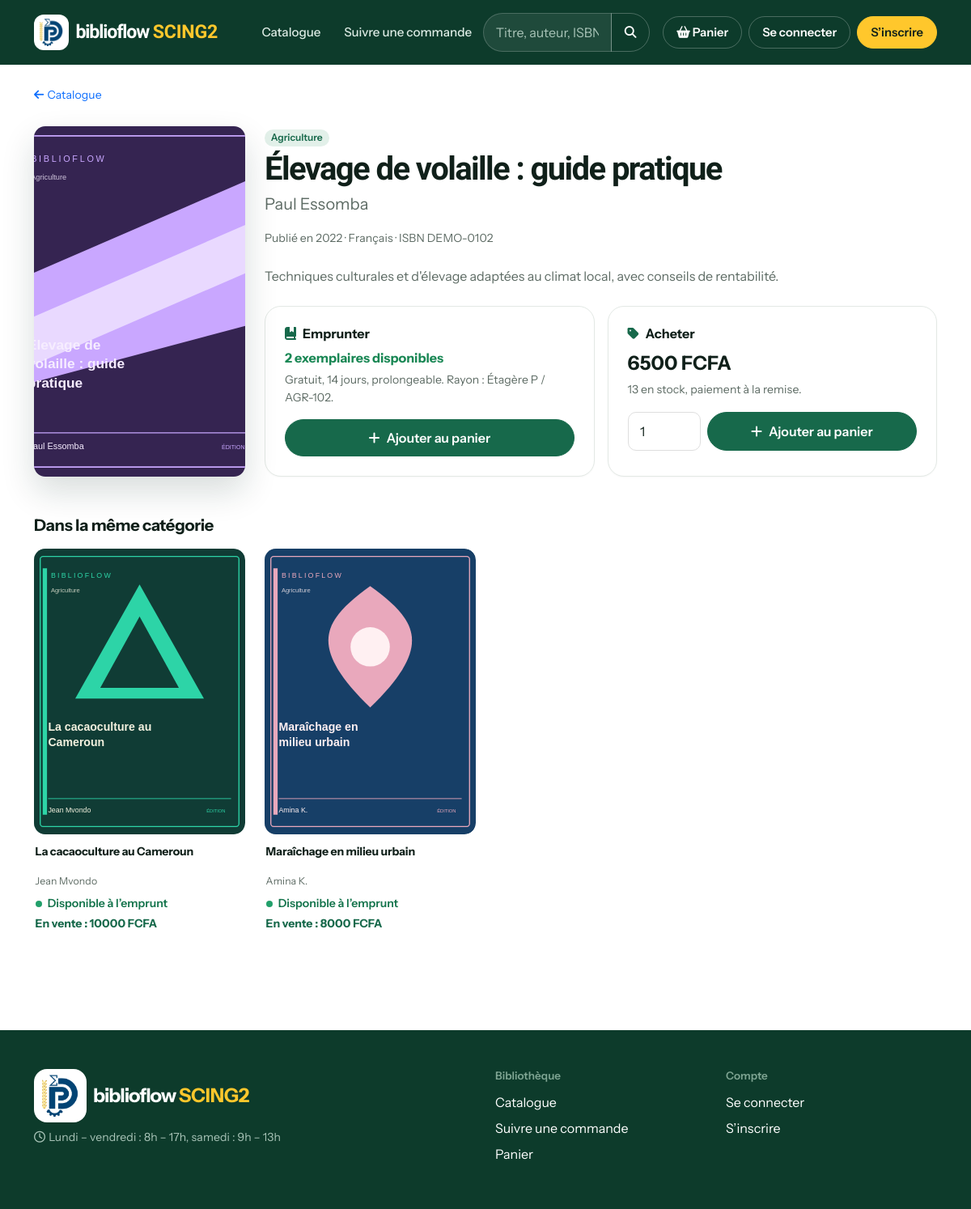
The app's page /livres/102/ with its own data.
### bibliotheque/models.py (models this page shows, shortened)
class Livre(models.Model):
    titre = models.CharField(max_length=200)
    auteur = models.CharField(max_length=120)
    isbn = models.CharField(max_length=20, unique=True, null=True, blank=True)
    description = models.TextField(blank=True)
    image = models.CharField(max_length=255, blank=True)  # chemin relatif dans static/media
    categorie = models.CharField(max_length=80, blank=True)
    annee_publication = models.PositiveSmallIntegerField(null=True, blank=True)
    langue = models.CharField(max_length=30, default="Français")
    prix = models.DecimalField(max_digits=10, decimal_places=2, default=0)  # prix de vente
    stock_vente = models.PositiveIntegerField(default=0)                    # exemplaires à vendre
    actif = models.BooleanField(default=True)
    class Meta:
        ordering = ["titre"]

### bibliotheque/views_public.py (the view)
# urls.py: path("livres/<int:pk>/", pub.livre_detail, name="livre_detail"),
def livre_detail(request, pk):
    livre = get_object_or_404(_livres_avec_dispo(), pk=pk)
    emplacements = sorted({ex.emplacement for ex in livre.exemplaires.filter(statut="disponible") if ex.emplacement})
    ctx = {"livre": livre, "emplacements": emplacements,
           "similaires": _livres_avec_dispo().filter(categorie=livre.categorie).exclude(pk=pk)[:4] if livre.categorie else []}
    if request.user.is_authenticated and request.user.numero_carte:
        ctx["deja"] = services.deja_emprunte(request.user, livre)
    return render(request, "bibliotheque/public/livre.html", ctx)

### bibliotheque/context.py (called while the page is built)
def globales(request):
    ctx = {"p": params(), "panier_count": 0, "est_personnel": False, "cotisations_a_verifier": 0}
    try:
        ctx["panier_count"] = sum(request.session.get("panier", {}).values())
    except Exception:
        pass
    if request.user.is_authenticated:
        ctx["est_personnel"] = est_personnel(request.user)
        if ctx["est_personnel"]:
            ctx["cotisations_a_verifier"] = CotisationAdhesion.objects.filter(statut="en_attente").count()
    return ctx

### bibliotheque/models.py (called while the page is built)
    @property
    def emplacement(self):
        return " / ".join(x for x in (self.etagere, self.code_rayon) if x)

### bibliotheque/services.py (called while the page is built)
def params():
    d = dict(settings.BIBLIO)
    for cle in ("amende_par_jour", "amende_plafond", "frais_perte"):
        d[cle] = Decimal(str(d[cle]))
    return SimpleNamespace(**d)

### bibliotheque/views_public.py (called while the page is built)
def _livres_avec_dispo():
    return Livre.objects.filter(actif=True).annotate(
        dispo=Count("exemplaires", filter=Q(exemplaires__statut="disponible"), distinct=True))

### bibliotheque/templates/bibliotheque/public/livre.html (shortened to what this page needs)
{% extends "bibliotheque/public/base.html" %}{% load biblio_extras %}{% block titre %}{{ livre.titre }} – BiblioFlow SCING2{% endblock %}{% block contenu %}
<a href="{% url 'catalogue' %}" class="small text-decoration-none"><i class="fa-solid fa-arrow-left me-1"></i>Catalogue</a>
<div class="row g-4 mt-1"><div class="col-md-4 col-lg-3"><img class="cover cover-lg cover-img" src="{{ livre|couverture }}" alt="Couverture illustrée de {{ livre.titre }}"></div>
<div class="col-md-8 col-lg-9">{% if livre.categorie %}<span class="badge badge-soft rounded-pill mb-2">{{ livre.categorie }}</span>{% endif %}<h1>{{ livre.titre }}</h1><p class="fs-5 muted">{{ livre.auteur }}</p>
<div class="muted small mb-4">{% if livre.annee_publication %}Publié en {{ livre.annee_publication }} · {% endif %}{{ livre.langue }}{% if livre.isbn %} · ISBN {{ livre.isbn }}{% endif %}</div>{% if livre.description %}<p class="muted mb-4">{{ livre.description }}</p>{% endif %}
<div class="row g-3"><div class="col-lg-6"><div class="cardx p-4 h-100"><h6 class="fw-bold"><i class="fa-solid fa-book-bookmark text-primary me-2"></i>Emprunter</h6>
{% if livre.dispo %}<p class="text-success mb-1"><strong>{{ livre.dispo }} exemplaire{{ livre.dispo|pluralize }} disponible{{ livre.dispo|pluralize }}</strong></p><p class="muted small">Gratuit, {{ p.duree_pret_jours }} jours, prolongeable.{% if emplacements %} Rayon : {{ emplacements|join:", " }}.{% endif %}</p>
{% if deja %}<button class="btn btn-light w-100" disabled>Vous l’avez déjà</button>{% else %}<form method="post" action="{% url 'panier_action' 'ajouter' %}"><button class="btn btn-primary w-100"><i class="fa-solid fa-plus me-2"></i>Ajouter au panier</button></form>{% endif %}
{% else %}<p class="text-secondary mb-1"><strong>Tous les exemplaires sont sortis</strong></p><p class="muted small mb-0">Revenez bientôt : un exemplaire sera de nouveau disponible après un retour.</p>{% endif %}</div></div>
<div class="col-lg-6"><div class="cardx p-4 h-100"><h6 class="fw-bold"><i class="fa-solid fa-tag text-primary me-2"></i>Acheter</h6>
{% if livre.stock_vente %}<p class="mb-1"><strong class="fs-4">{{ livre.prix|floatformat:0 }} FCFA</strong></p><p class="muted small">{{ livre.stock_vente }} en stock, paiement à la remise.</p>
<form method="post" action="{% url 'panier_action' 'ajouter' %}" class="d-flex gap-2">{% csrf_token %}<input type="hidden" name="livre" value="{{ livre.pk }}"><input type="hidden" name="type" value="achat"><input type="number" name="quantite" value="1" min="1" max="{{ livre.stock_vente }}" class="form-control" style="max-width:90px" aria-label="Quantité"><button class="btn btn-primary flex-grow-1"><i class="fa-solid fa-plus me-2"></i>Ajouter au panier</button></form>
{% else %}<p class="text-secondary mb-0"><strong>Non disponible à la vente</strong></p>{% endif %}</div></div></div></div></div>
{% if similaires %}<h5 class="fw-bold mt-5 mb-3">Dans la même catégorie</h5><div class="row g-4">{% for l in similaires %}<div class="col-6 col-lg-3">{% include "bibliotheque/public/_carte_livre.html" %}</div>{% endfor %}</div>{% endif %}{% endblock %}

### bibliotheque/templates/bibliotheque/public/_carte_livre.html
{% load biblio_extras %}<a class="book" href="{% url 'livre_detail' l.pk %}"><div class="cover-image-wrap"><img class="cover cover-img" src="{{ l|couverture }}" alt="Couverture illustrée de {{ l.titre }}" loading="lazy"></div>
<div class="book-meta"><div class="fw-bold book-title">{{ l.titre }}</div><div class="muted small">{{ l.auteur }}</div><div class="avail {% if l.dispo %}ok{% endif %} mt-2">{% if l.dispo %}Disponible à l’emprunt{% else %}Aucun exemplaire disponible{% endif %}</div>{% if l.stock_vente %}<div class="price">En vente : {{ l.prix|floatformat:0 }} FCFA</div>{% endif %}</div></a>

### records on screen
Livre: image+titre+auteur (picture), categorie "Agriculture", titre "Élevage de volaille : guide pratique", auteur "Paul Essomba", annee_publication "2022", langue "Français", isbn "DEMO-0102", description "Techniques culturales et d'élevage adaptées au climat local, avec conseils de rentabilité.", dispo "2", prix "6500", stock_vente "13"
Livre: image+titre+auteur (picture), titre "La cacaoculture au Cameroun", auteur "Jean Mvondo", shows "Disponible à l’emprunt", prix "10000"
Livre: image+titre+auteur (picture), titre "Maraîchage en milieu urbain", auteur "Amina K.", shows "Disponible à l’emprunt", prix "8000"

### other values on screen
{{ p.duree_pret_jours }} "14"
{{ emplacements|join:", " }} "Étagère P / AGR-102"
{{ p.horaires }} "Lundi – vendredi : 8h – 17h, samedi : 9h – 13h"
